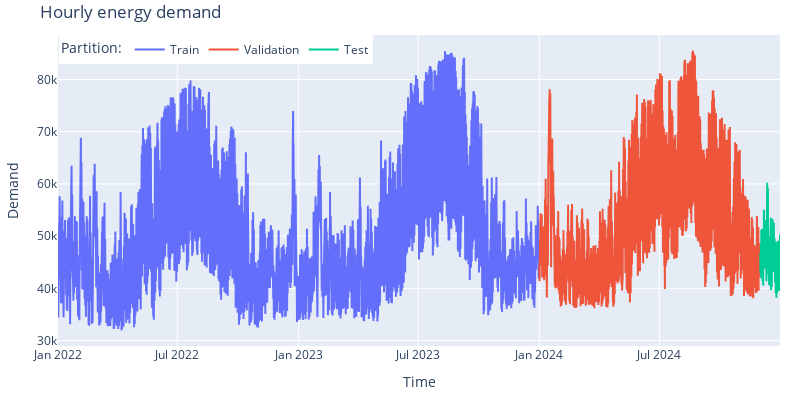

Source (notebook cell):
### Code cell
fig = go.Figure()
fig.add_trace(go.Scatter(x=data_train.index, y=data_train['demand-mwh'], mode='lines', name='Train'))
fig.add_trace(go.Scatter(x=data_val.index, y=data_val['demand-mwh'], mode='lines', name='Validation'))
fig.add_trace(go.Scatter(x=data_test.index, y=data_test['demand-mwh'], mode='lines', name='Test'))
fig.update_layout(
    title='Hourly energy demand',
    xaxis_title="Time",
    yaxis_title="Demand",
    legend_title="Partition:",
    width=800,
    height=400,
    margin=dict(l=20, r=20, t=35, b=20),
    legend=dict(orientation="h", yanchor="top", y=1, xanchor="left", x=0.001)
)
#fig.update_xaxes(rangeslider_visible=True)
fig.show()

### Figure 1 — Plotly figure (JSON) as saved in the notebook; plotly's stock layout.template omitted (floating-point values rounded to 4 significant figures; data arrays with more than 128 entries replaced by an {"elided": "..."} marker saying what was removed)
{"data": [{"mode": "lines", "name": "Train", "type": "scatter", "x": {"elided": "17520 str values"}, "y": {"elided": "17520 int values"}}, {"mode": "lines", "name": "Validation", "type": "scatter", "x": {"elided": "8040 str values"}, "y": {"elided": "8040 int values"}}, {"mode": "lines", "name": "Test", "type": "scatter", "x": {"elided": "720 str values"}, "y": {"elided": "720 int values"}}], "layout": {"height": 400, "legend": {"orientation": "h", "title": {"text": "Partition:"}, "x": 0.001, "xanchor": "left", "y": 1, "yanchor": "top"}, "margin": {"b": 20, "l": 20, "r": 20, "t": 35}, "title": {"text": "Hourly energy demand"}, "width": 800, "xaxis": {"title": {"text": "Time"}}, "yaxis": {"title": {"text": "Demand"}}}}
